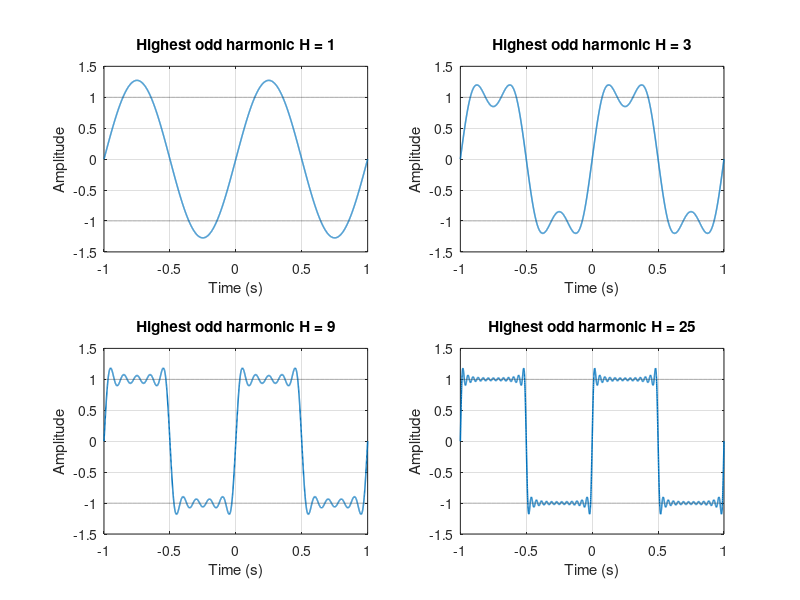

The MATLAB source for this figure: (Note: this script raises an error after producing the figure.)
%% Exercise 1 - Square wave from odd harmonics
% Prediction: adding odd harmonics makes the approximation more square-like.
% Overshoot near jumps persists (Gibbs phenomenon).
clear; clc; close all;
scriptFolder = fileparts(mfilename('fullpath'));
if isempty(scriptFolder), scriptFolder = pwd; end

t = linspace(-1,1,4000);
Hvalues = [1 3 9 25];
fig = figure('Color','w','Name','Exercise 1 - Fourier Series', ...
    'Position',[100 100 1050 660]);
for j = 1:numel(Hvalues)
    H = Hvalues(j);
    x = zeros(size(t));
    for k = 1:2:H
        x = x + (4/pi)*sin(2*pi*k*t)/k;
    end
    subplot(2,2,j);
    plot(t,x,'LineWidth',1.1); hold on;
    plot(t,ones(size(t)),'k:','LineWidth',0.7);
    plot(t,-ones(size(t)),'k:','LineWidth',0.7);
    xlabel('Time (s)'); ylabel('Amplitude');
    title(sprintf('Highest odd harmonic H = %d',H));
    axis([-1 1 -1.5 1.5]); grid on;
    fprintf('H = %d: used %d odd harmonics, max |value| = %.4f\n', ...
        H,numel(1:2:H),max(abs(x)));
end
sgtitle('Odd-harmonic Fourier series approximations');
exportgraphics(fig,fullfile(scriptFolder,'square-wave-comparison.png'),'Resolution',170);
disp('Saved exercise-1/square-wave-comparison.png');
